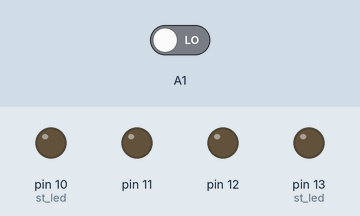
Simulated run of this program. Board: Arduino Uno, built with avr-gcc and run on an emulated ATmega328P. Parts: output pins drawn as LEDs (lit = HIGH). Inputs (shaded band) come from the test bench; at power-on: A1 LOW.

Above: at 0.07 s.
At 0.25 s:
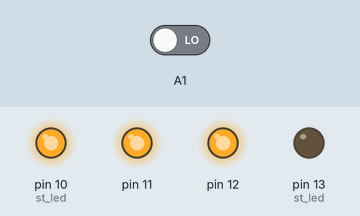
At 0.85 s:
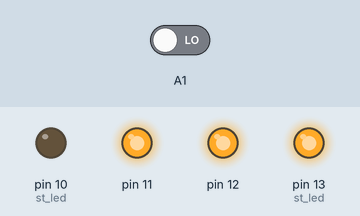
At 1.45 s:
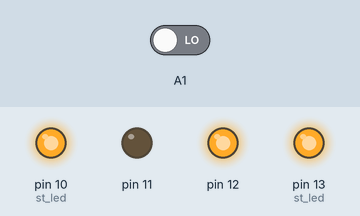
At 2.85 s:
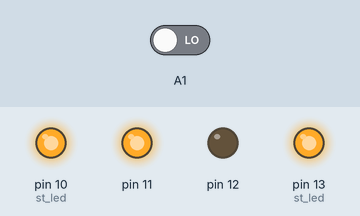
Timing chart, 0 to 3.1 s (numbered marks = the images above):
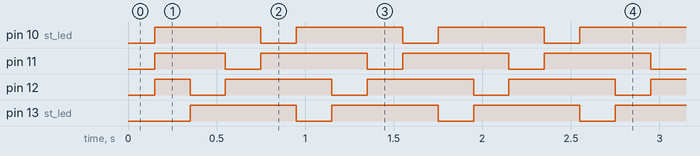

Measured:
- by itself, pin 10 (st_led), pin 13 (st_led): alternates HIGH for 0.60 s and LOW for 0.20 s
- by itself, pin 11, pin 12: repeats every 0.80 s: LOW 0.20 s, HIGH 0.60 s
- by itself, everything shown: repeats every 0.80 s, in 4 steps

The program:

main.cpp
```cpp
#include <Arduino.h>
#define VKLOPI 0
#define IZKLOPI 1

int staro_stanje = 1;
int stanje_led = 1;
int st_led = 10;

void zbrisi(void);

void setup()
{
  pinMode(10, OUTPUT);
  pinMode(11, OUTPUT);
  pinMode(12, OUTPUT);
  pinMode(13, OUTPUT);
  pinMode(A1, INPUT);
  // Inicializacija in nastavitev hitrosti serijskega vmesnika
  Serial.begin(9600);
}

void loop()
{
  int stanje = digitalRead(A1);
  if (staro_stanje == 1 && stanje == 0)
  {
    stanje_led = !stanje_led;
    delay(150);
  }

  if (stanje_led)
  {
    st_led = st_led + 1;
    if (st_led > 13)
      st_led = 10;
  }
  else
  {
    st_led = st_led - 1;
    if (st_led < 10)
      st_led = 13;
  }

  zbrisi();
  digitalWrite(st_led, VKLOPI);
  staro_stanje = stanje;
  delay(200);
}

void zbrisi(void)
{
  digitalWrite(10, IZKLOPI);
  digitalWrite(11, IZKLOPI);
  digitalWrite(12, IZKLOPI);
  digitalWrite(13, IZKLOPI);
}
```
